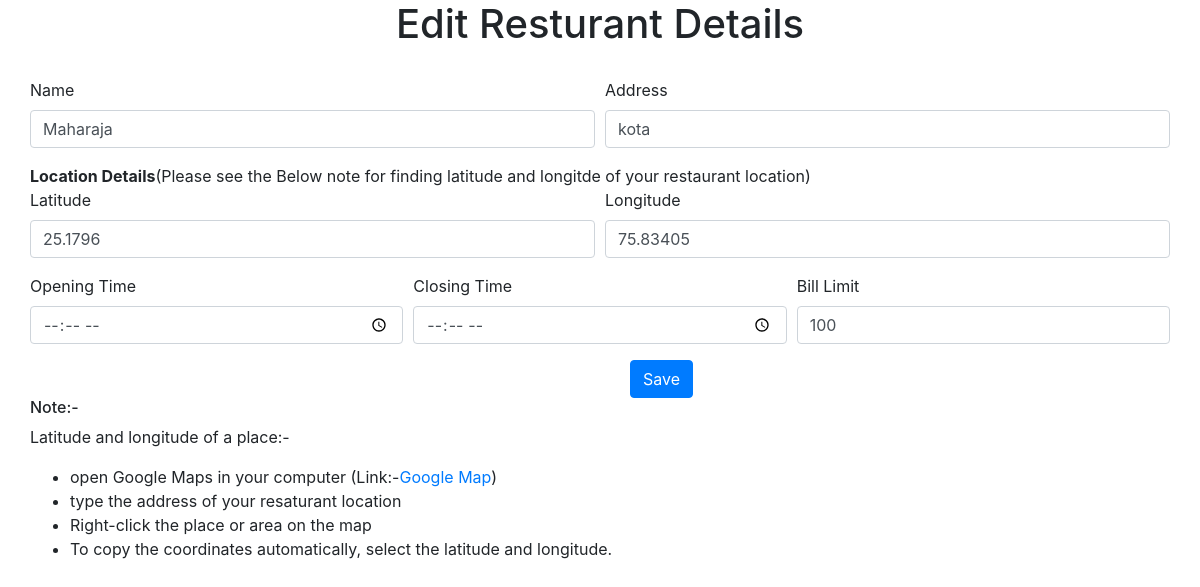
Screenshot of /restaurant/dashboard/resturant_details/1 with the database file from the repository.
### restaurant/models.py (models this page shows, shortened)
class Resturant(models.Model):
  owner=ForeignKey(Owner,on_delete = models.CASCADE)
  name=models.CharField(max_length=20)
  address=models.CharField(max_length=200)
  latitude=models.FloatField()
  longitude=models.FloatField()
  opening_time=models.TimeField()
  closing_time=models.TimeField()
  bill_limit=models.IntegerField()

### restaurant/views.py (the view, shortened to what this page needs)
# urls.py: path('dashboard/resturant_details/<int:id>',views.resturant_details,name="resturant_details"),
def resturant_details(request,id):
  owner=Owner.objects.get(id=id)
  resturant=Resturant.objects.get(id=id)
  return render(request,'resturant_details.html',{
    'resturant':resturant
  })

### restaurant/templates/resturant_details.html (shortened to what this page needs)
<!DOCTYPE html>
<html lang="en">
<head>
  <link rel="stylesheet" href="https://stackpath.bootstrapcdn.com/bootstrap/4.3.1/css/bootstrap.min.css">
</head>
<body>
  <h1 style="text-align: center;">Edit Resturant Details</h1>
  <form method="POST" style="margin:30px">
    <div class="form-row">
      <div class="form-group col-md-6">
        <label for="name">Name</label>
        <input type="text" class="form-control" id="name" value="{{resturant.name}}" name="name">
      </div>
      <div class="form-group col-md-6">
        <label for="address">Address</label>
        <input type="text" class="form-control" id="address" value="{{resturant.address}}" name="address">
      </div>
    </div>
    <div>
      <strong>Location Details</strong>(Please see the Below note for finding latitude and longitde of your restaurant location)
    </div>
    <div class="form-row">
      <div class="form-group col-md-6">
        <label for="latitude">Latitude</label>
        <input type="number"  step="any" class="form-control" id="latitude" value="{{resturant.latitude}}" name="latitude">
      </div>
      <div class="form-group col-md-6">
        <label for="longitude">Longitude</label>
        <input type="number" step="any" class="form-control" id="longitude" value="{{resturant.longitude}}" name="longitude">
      </div>
    </div>
    <div class="form-row">
      <div class="form-group col-md-4">
        <label for="opening_time">Opening Time</label>
        <input type="time" class="form-control" id="opening_time" value="{{resturant.opening_time}}" name="opening_time">
      </div>
      <div class="form-group col-md-4">
        <label for="closing_time">Closing Time</label>
        <input type="time" class="form-control" id="closing_time" value="{{resturant.closing_time}}"name="closing_time">
      </div>
      <div class="form-group col-md-4">
        <label for="bill_limit">Bill Limit</label>
        <input type="number" class="form-control" id="bill_limit" value="{{resturant.bill_limit}}"name="bill_limit">
      </div>
    </div>
    <button type="submit" class="btn btn-primary" style="margin-left: 600px;">Save</button>
    <div>
      <h6>Note:-</h6>
      <p>Latitude and longitude of a place:-</p>
      <ul>
        <li>open Google Maps in your computer (Link:-<a target="_blank"href="https://www.google.com/maps">Google Map</a>)</li>
        <li>type the address of your resaturant location</li>
        <li>Right-click the place or area on the map</li>
        <li>To copy the coordinates automatically, select the latitude and longitude.</li>
      </ul>
    </div>
  </form>
</body>
</html>

### rows the page displays
Resturant: name "Maharaja", address "kota", latitude "25.1796", longitude "75.83405", bill_limit "100"
